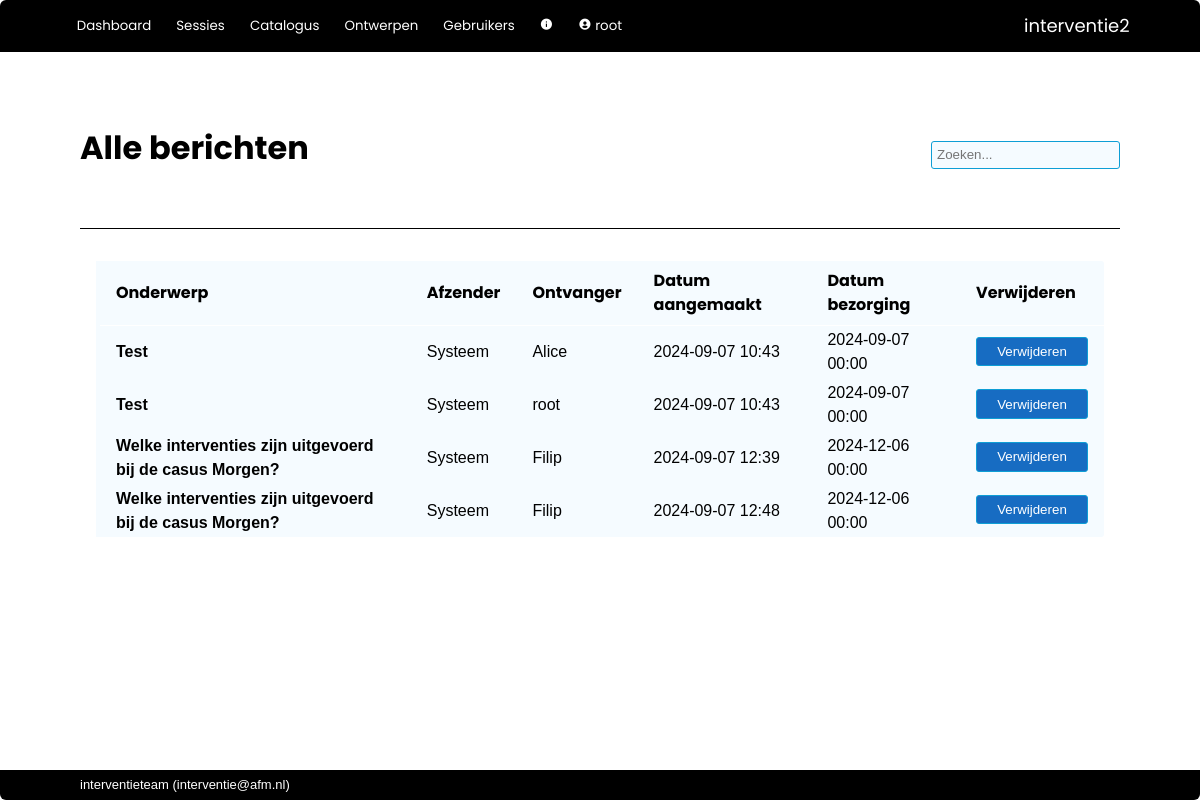
The app's page /admin/messages (signed in), older data.
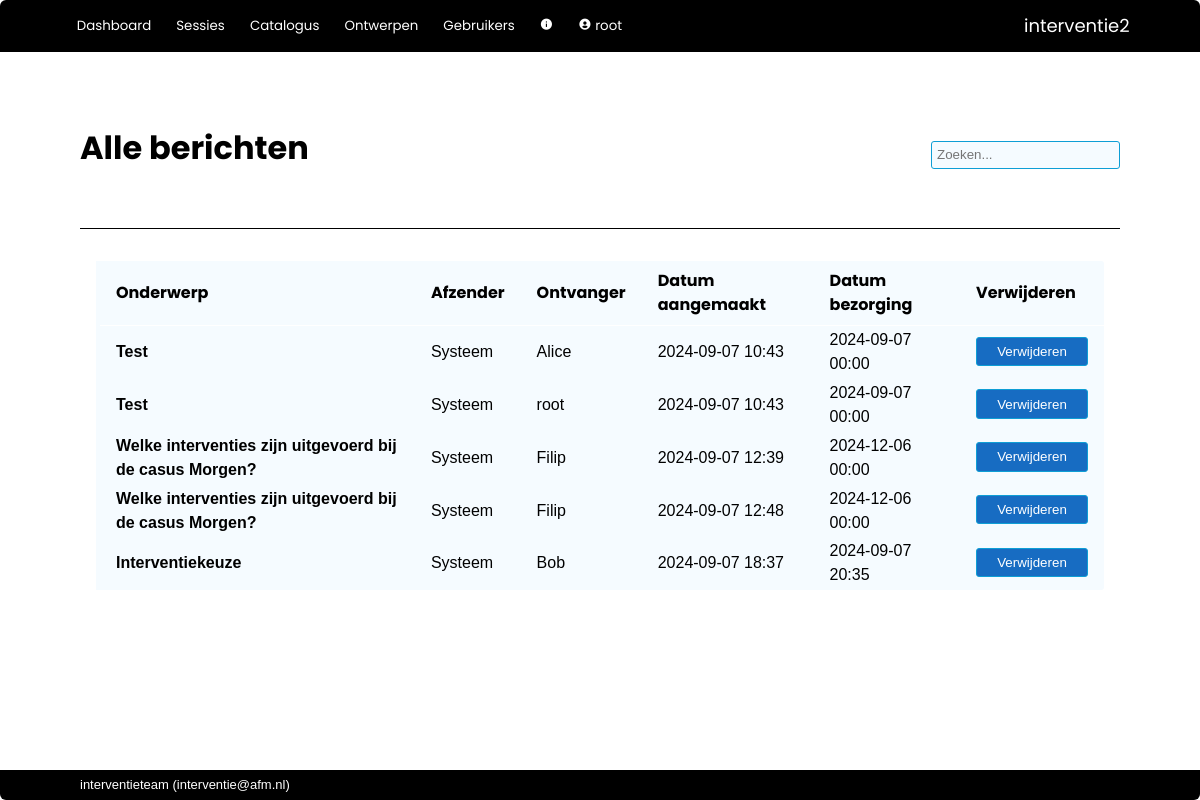
The same page, newer data.
### interventie2/models.py (models this page shows, shortened)
class User(db.Model, UserMixin):
    __tablename__ = 'users'
    id            = db.Column(db.Integer, primary_key=True)
    name          = db.Column(db.String(80), nullable=False, unique=True)
    password      = db.Column(db.String(200), nullable=False)
    role_id       = db.Column(db.Integer, db.ForeignKey('roles.id'), nullable=False, default=4) #references roles.id
    description   = db.Column(db.String(2000), nullable=False, default="")
    email         = db.Column(db.String(254))
    link          = db.Column(db.String(1000))
    active        = db.Column(db.Boolean, nullable=False, default=True)
    date_created  = db.Column(db.DateTime(timezone=True), server_default=func.now())
    last_seen     = db.Column(db.DateTime(timezone=True), server_default=func.now())
    role = relationship('Role')
    messages = relationship('Message', back_populates='recipient', foreign_keys="Message.recipient_id", cascade='all, delete-orphan')
    messages_sent = relationship('Message', back_populates='sender', foreign_keys="Message.sender_id")
    worksession = relationship('Worksession', back_populates='creator')
    plan = relationship('Plan', back_populates='creator')
    allowed_worksessions = relationship('Worksession', secondary='worksession_access', back_populates='allowed_users')
    owned_instruments = relationship('Instrument', back_populates='owner')
    def unread_messages(self):
        return sum(1 for message in self.messages if (message.unread) and (message.deliver_after.date() <= date.today()))
    def unread_message_alert(self):
        return self.unread_messages() > 0

class Message(db.Model):
    __tablename__ = 'messages'
    id            = db.Column(db.Integer, primary_key=True)
    date_created  = db.Column(db.DateTime(timezone=True), server_default=func.now())
    deliver_after = db.Column(db.DateTime(timezone=True), server_default=func.now())
    subject       = db.Column(db.String(500), nullable=False, default="")
    body          = db.Column(db.String(2000), nullable=False, default="")
    sender_id     = db.Column(db.Integer, db.ForeignKey('users.id'))
    recipient_id  = db.Column(db.Integer, db.ForeignKey('users.id'), nullable=False)
    unread        = db.Column(db.Boolean, nullable=False, default=True)
    archived      = db.Column(db.Boolean, nullable=False, default=True)
    system        = db.Column(db.Boolean, nullable=False, default=True)
    sender = relationship('User', foreign_keys=[sender_id])
    recipient = relationship('User', foreign_keys=[recipient_id])

### interventie2/admin/routes.py (the view)
@admin.route('/messages')
@login_required
def all_messages():
    messages = Message.query.order_by(Message.id)
    return render_template('admin/all_messages.html', messages=messages, user=current_user)

### interventie2/models.py (called while the page is built)
@login_manager.user_loader
def load_user(user_id):
    return User.query.get(user_id)

### interventie2/admin/templates/admin/all_messages.html (shortened to what this page needs)
{% extends 'base.html' %}
{% block page_title %}
    Alle berichten
{% endblock %}
{% block body %}
    <table>
        <tr>
            <th>Onderwerp</th>
            <th>Afzender</th>
            <th>Ontvanger</th>
            <th>Datum aangemaakt</th>
            <th>Datum bezorging</th>
            <th>Verwijderen</th>
        </tr>
        {% for message in messages %}
            <tr>
                <td><a href="{{ url_for('admin.message', message_id=message.id) }}" {% if message.unread %} class="unread"{% endif %}>{{ message.subject }}</a></td>
                <td>
                    {% if message.system %}
                        Systeem
                    {% else %}
                        {{ message.sender.name }}
                    {% endif %}
                </td>
                <td>{{ message.recipient.name }}</td>
                <td>{{ message.date_created.strftime('%Y-%m-%d %H:%M')}}</td>
                <td>
                        {{ message.deliver_after.strftime('%Y-%m-%d %H:%M') }}
                </td>
                <td><button>{{ macro.confirm_redirect( "Verwijderen", "Wilt u dit bericht verwijderen?", url_for('admin.delete_message', message_id=message.id) ) }}</button></td>
            </tr>
        {% endfor %}
        </table>
{% endblock %}

### interventie2/templates/base.html (shortened to what this page needs)
<!DOCTYPE html>
<html lang="en">
    <head>
        <link rel="stylesheet" href="{{ url_for('static', filename='css/styles.css')}}">
        <link href="https://unpkg.com/boxicons@2.1.2/css/boxicons.min.css" rel="stylesheet">
    </head>
    <body>
        {% import 'jinja_macros.html' as macro %}
        <header>
            <div class="logo">{{ config['APP_NAME'] }}</div>
            <div class="modes">
                {% if current_user.is_authenticated %}
                    <button>
                        <a href="{{ url_for('main.index') }}">Dashboard</a>
                    </button>
                    <button>
                        <a href="{{ url_for('main.worksessions') }}">Sessies</a>
                    </button>
                    <button>
                        <a href="{{ url_for('catalog.index') }}">Catalogus</a>
                    </button>
                    {% if current_user.role.edit_questionnaire %}
                        <button>
                            <a href="{{ url_for('tools.index') }}">Ontwerpen</a>
                        </button>
                    {% endif %}
                    {% if current_user.role.edit_users %}
                        <button>
                            <a href="{{ url_for('admin.index') }}">Gebruikers</a>
                        </button>
                    {% endif %}
                    {% if current_user.role.see_app_info %}
                        <button>
                            <a href="{{ url_for('admin.info') }}"><i class='bx bxs-info-circle'></i></a>
                        </button>
                    {% endif %}
                    <button>
                        <a href="{{ url_for('admin.user', id=current_user.id) }}"><i class='bx bxs-user-circle'></i>
                            {{ current_user.name }}
                        </a>
                    </button>
                {% else %}
                    <button>
                        <a href="{{ url_for('main.login') }}">Login</a>
                    </button>
                {% endif %}
            </div>
        </header>
        <nav>
            <div class="title">{% block page_title %}{% endblock %}</div>
            {% if current_user.is_authenticated %}
                <form action="/analysis/search" method="get" class="search">
                    <input id="search" type="search"  name="q" value="{{ request.args.get('q') or '' }}" placeholder="Zoeken...">
                </form>
            {% endif %}
            <div class="tabs">{% block tabs %}{% endblock %}</div>
        </nav>
        <main>
            <section>{% block body %}{% endblock %}</section>
        </main>
        <footer>{{ config['MAINTAINER'] }} (<a href="mailto:{{ config['MAINTAINER_EMAIL'] }}">{{ config['MAINTAINER_EMAIL'] }}</a>)</footer>
    </body>
</html>

### interventie2/templates/jinja_macros.html (shortened to what this page needs)
{% macro confirm_redirect(link_name, message, address) %}
    <a href="#" onclick="
        var message = &quot; {{ message }} &quot; ;
        var address = &quot; {{ address }} &quot; ;
        var result = confirm(message);
        if (result == true) { window.location.href = address } ;
        return false;
        ">
        {{ link_name }}
    </a>
{%- endmacro %}

### interventie2/static/css/styles.css (style rules this page uses)
:root { --dark-blue: #0f2841; --light-blue: #0e9ed5; --green: #3b7d23; --highlight: #195fa6; --mid-grey: #0e9ed5; --object: #f5fbff; --alert: red; --button-bg: #176cc2; --button-fg: white; }
html, body { font-family: sans-serif; line-height: 1.5em; padding: 0px; margin: 0px; }
a { color: inherit; text-decoration: none; }
button { border: 1px solid var(--mid-grey); background-color: var(--button-bg); color: var(--button-fg); min-height: 2.2em; border-radius: 3px; min-width: 7rem; margin-bottom: 2px; }
button a { text-decoration: none; }
input { border: none; background-color: white;; border: 1px solid var(--mid-grey); font-size: inherit; min-height: 1.7rem; margin-bottom: 2px; }
table { background: var(--object); border-radius: 3px; border-collapse: collapse; animation: fadeInAnimation ease 0.7s; animation-iteration-count: 1; animation-fill-mode: forwards; }
th { border-bottom: 1px solid white; color: black; font-weight: bold; font-family: "Poppins", sans-serif; padding: 0.5em 1em; text-align: left; }
td { padding: 0.15em 1em; }
tbody tr { border-left: 4px solid var(--object); transition:all 0.25s ease; }
body { display: grid; height: 100vh; grid-template-rows: min-content min-content auto min-content; grid-template-areas: "header" "nav" "main" "footer"; }
header { grid-area: header; background-color: black; display: grid; grid-template-columns: auto min-content; grid-template-rows: auto; grid-template-areas: "modes logo"; color: white; border-radius: 6px 6px 0px 0px; align-items: center; padding: 0.6rem 4.4rem; font-family: "Poppins", sans-serif; }
header a { text-decoration: none; }
.logo { grid-area: logo; font-size: large; }
.modes { grid-area: modes; padding: 0px; margin: 0px; }
.modes button { background: inherit; outline: none; cursor: pointer; padding: 0.4rem 0.4rem; margin: 0 0.5rem 0 0; border: none; border-radius: 0px; color: white; font-family: "Poppins", sans-serif; font-size: smaller; min-width: 0; }
.modes a { text-decoration: none; }
nav { grid-area: nav; display: grid; grid-template-columns: 1fr auto; grid-template-areas: "title search" "steps steps" "tabs tabs "; align-items: center; margin: 5rem 5rem 1rem 5rem; }
.title { grid-area: title; font-family: "Poppins", sans-serif; color: black; font-size: xx-large; font-weight: bold; padding: 0 0 1rem 0; line-height: 1em; }
.search { grid-area: search; display: flex; align-items: center; text-decoration: none; border: none; }
.search input { border: none; background-color: var(--object); border: 1px solid var(--mid-grey); border-radius: 3px; padding: 5px; font-size: smaller; height: 1.7rem; }
.tabs { grid-area: tabs; display: flex; padding-top: 3rem; overflow: hidden; font-size: inherit; border-bottom: 1px solid black; }
main { grid-area: main; padding: 1rem 5rem; display: grid; grid-template-columns: min-content 3fr; grid-template-areas: "aside section "; overflow-y: scroll; }
section { grid-area: section; padding: 0; margin-left: 1rem; margin-right: 1rem; }
footer { grid-area: footer; background-color: black; border-radius: 0px 0px 6px 6px; color: white; align-items: center; padding: 0.2rem 5rem; font-size: small; }
.unread { font-weight: bold; }

Row changes from the older to the newer data that the page shows:
added Message: subject "Interventiekeuze", system "Systeem", recipient.name "Bob", date_created "2024-09-07 18:37", deliver_after "2024-09-07 20:35", link_name "Verwijderen"
